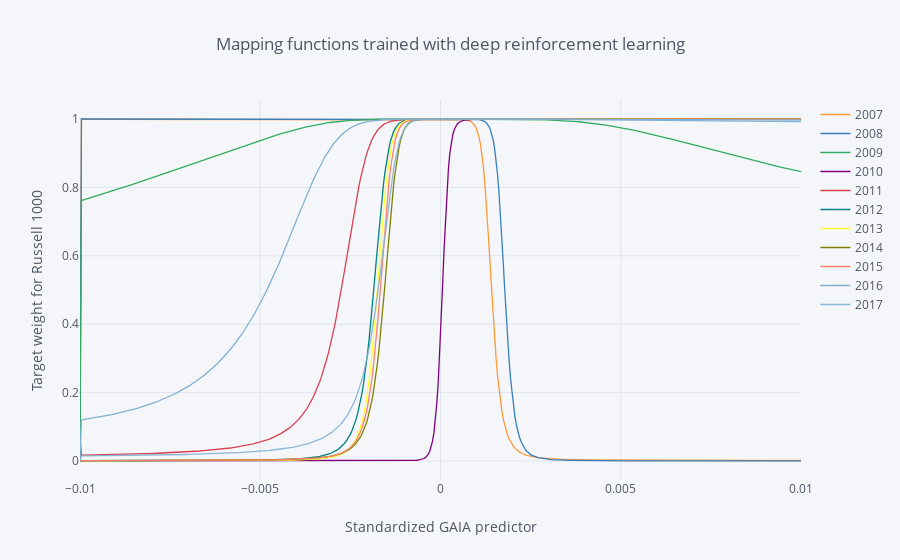

Here is the notebook cell this chart was saved with:
### Code cell
pd.DataFrame(mapping_functions).iplot(title='Mapping functions trained with deep reinforcement learning', yTitle='Target weight for Russell 1000', xTitle='Standardized GAIA predictor')

### Figure 1 — Plotly figure (JSON) as saved in the notebook; plotly's stock layout.template omitted (floating-point values rounded to 4 significant figures; data arrays with more than 128 entries replaced by an {"elided": "..."} marker saying what was removed)
{"data": [{"line": {"color": "rgba(255, 153, 51, 1.0)", "dash": "solid", "shape": "linear", "width": 1.3}, "mode": "lines", "name": "2007", "text": "", "type": "scatter", "uid": "cec9d56b-962e-458d-bdbe-4382dbfdb370", "x": {"elided": "500 float values"}, "y": {"elided": "500 float values"}}, {"line": {"color": "rgba(55, 128, 191, 1.0)", "dash": "solid", "shape": "linear", "width": 1.3}, "mode": "lines", "name": "2008", "text": "", "type": "scatter", "uid": "95a80e96-a019-49c6-b845-e27bca50313f", "x": {"elided": "500 float values"}, "y": {"elided": "500 float values"}}, {"line": {"color": "rgba(50, 171, 96, 1.0)", "dash": "solid", "shape": "linear", "width": 1.3}, "mode": "lines", "name": "2009", "text": "", "type": "scatter", "uid": "7bc4748b-10c4-4e4b-ac5c-68fef7dbd624", "x": {"elided": "500 float values"}, "y": {"elided": "500 float values"}}, {"line": {"color": "rgba(128, 0, 128, 1.0)", "dash": "solid", "shape": "linear", "width": 1.3}, "mode": "lines", "name": "2010", "text": "", "type": "scatter", "uid": "44d8fbb4-41d7-43f8-af4e-57e2f9ab56cc", "x": {"elided": "500 float values"}, "y": {"elided": "500 float values"}}, {"line": {"color": "rgba(219, 64, 82, 1.0)", "dash": "solid", "shape": "linear", "width": 1.3}, "mode": "lines", "name": "2011", "text": "", "type": "scatter", "uid": "bf73e0a5-3047-4b3e-8540-9b208cb8bb86", "x": {"elided": "500 float values"}, "y": {"elided": "500 float values"}}, {"line": {"color": "rgba(0, 128, 128, 1.0)", "dash": "solid", "shape": "linear", "width": 1.3}, "mode": "lines", "name": "2012", "text": "", "type": "scatter", "uid": "37fc1fea-e772-4580-806c-764107ce24d9", "x": {"elided": "500 float values"}, "y": {"elided": "500 float values"}}, {"line": {"color": "rgba(255, 255, 51, 1.0)", "dash": "solid", "shape": "linear", "width": 1.3}, "mode": "lines", "name": "2013", "text": "", "type": "scatter", "uid": "00cec552-bbc4-46eb-88cd-0aad48506da5", "x": {"elided": "500 float values"}, "y": {"elided": "500 float values"}}, {"line": {"color": "rgba(128, 128, 0, 1.0)", "dash": "solid", "shape": "linear", "width": 1.3}, "mode": "lines", "name": "2014", "text": "", "type": "scatter", "uid": "cfd5c3bc-91f9-4c3f-9593-fb5a63d81a5b", "x": {"elided": "500 float values"}, "y": {"elided": "500 float values"}}, {"line": {"color": "rgba(251, 128, 114, 1.0)", "dash": "solid", "shape": "linear", "width": 1.3}, "mode": "lines", "name": "2015", "text": "", "type": "scatter", "uid": "13eac1ea-31e4-4e50-a774-6d19d3487ee7", "x": {"elided": "500 float values"}, "y": {"elided": "500 float values"}}, {"line": {"color": "rgba(128, 177, 211, 1.0)", "dash": "solid", "shape": "linear", "width": 1.3}, "mode": "lines", "name": "2016", "text": "", "type": "scatter", "uid": "3efd5cff-e596-4826-9aca-d3e22425b38d", "x": {"elided": "500 float values"}, "y": {"elided": "500 float values"}}, {"line": {"color": "rgba(128, 177, 211, 0.8999999999999999)", "dash": "solid", "shape": "linear", "width": 1.3}, "mode": "lines", "name": "2017", "text": "", "type": "scatter", "uid": "34f456d7-39d7-46a9-8b19-1b44d31c4190", "x": {"elided": "500 float values"}, "y": {"elided": "500 float values"}}], "layout": {"legend": {"bgcolor": "#F5F6F9", "font": {"color": "#4D5663"}}, "paper_bgcolor": "#F5F6F9", "plot_bgcolor": "#F5F6F9", "title": {"font": {"color": "#4D5663"}, "text": "Mapping functions trained with deep reinforcement learning"}, "xaxis": {"gridcolor": "#E1E5ED", "showgrid": true, "tickfont": {"color": "#4D5663"}, "title": {"font": {"color": "#4D5663"}, "text": "Standardized GAIA predictor"}, "zerolinecolor": "#E1E5ED"}, "yaxis": {"gridcolor": "#E1E5ED", "showgrid": true, "tickfont": {"color": "#4D5663"}, "title": {"font": {"color": "#4D5663"}, "text": "Target weight for Russell 1000"}, "zerolinecolor": "#E1E5ED"}}}
